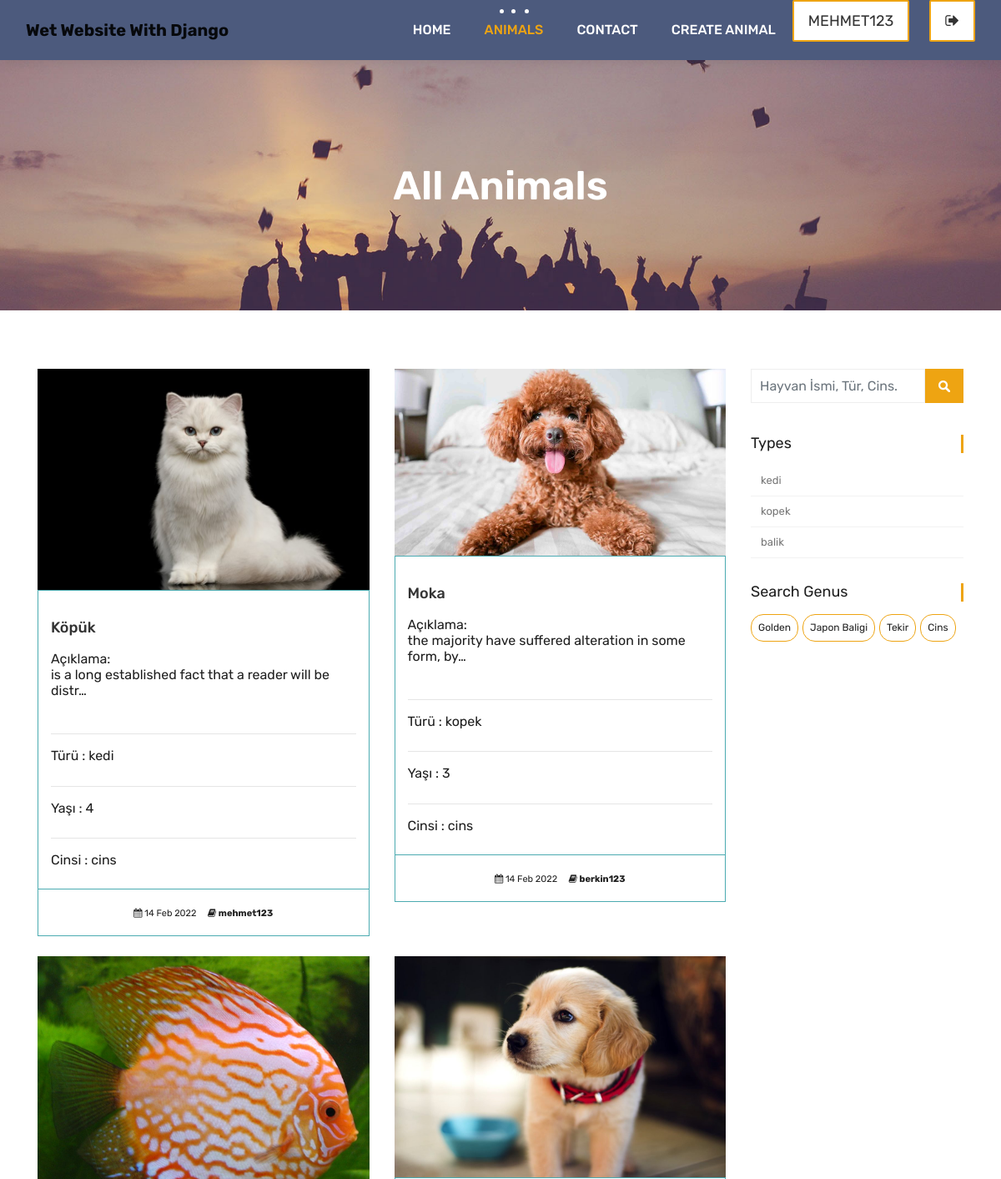
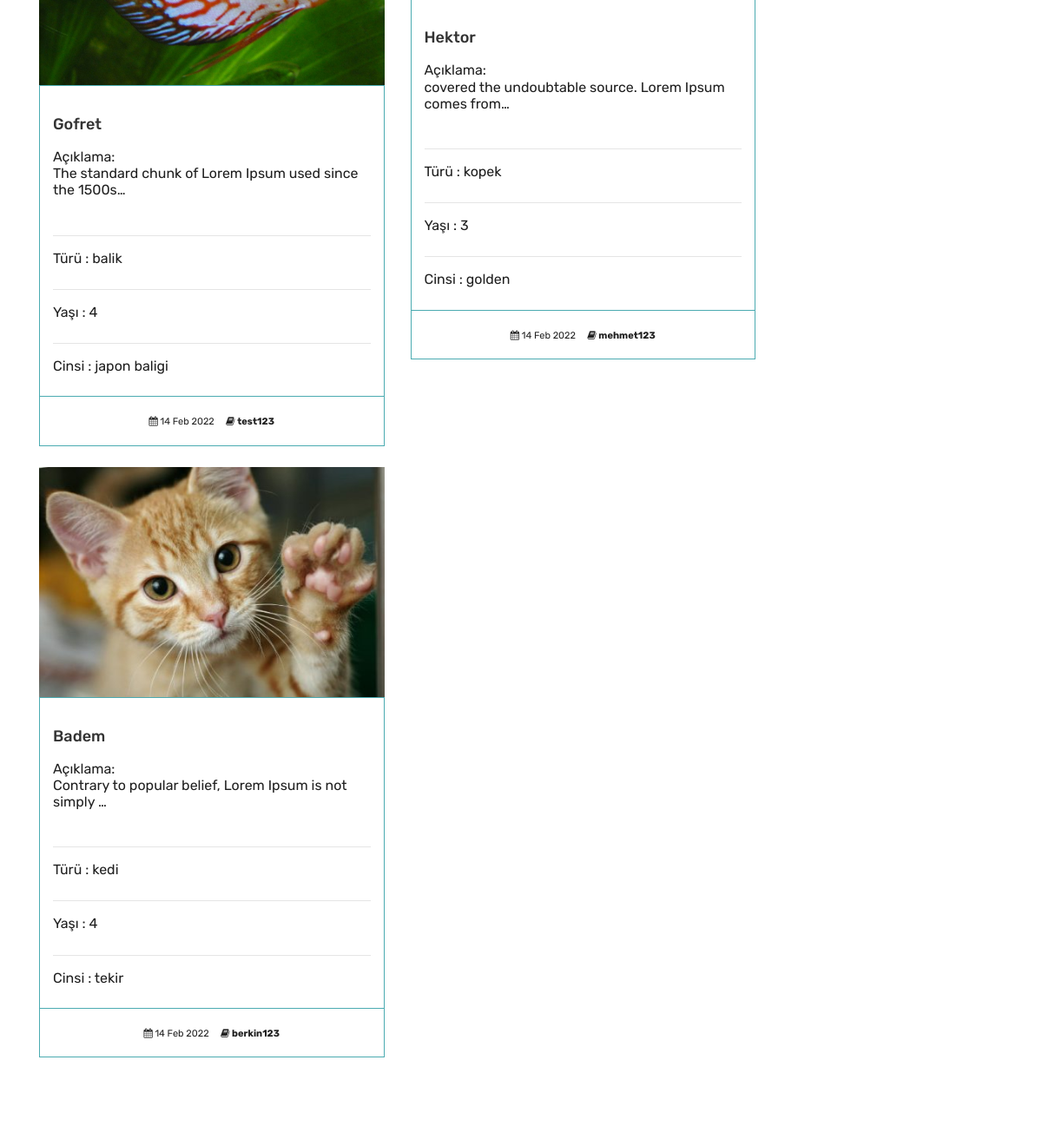
The app's page /animals/ (signed in) with its own data (2 pictures, top to bottom).
### animals/models.py (models this page shows, shortened)
class Animal(models.Model):
    owner = models.ForeignKey(User, on_delete=models.CASCADE, related_name='owner')
    type = models.ForeignKey(Type,on_delete=models.DO_NOTHING, related_name='type')
    genus = models.ForeignKey(Genus,on_delete=models.DO_NOTHING, blank=True, null=True)
    followers = models.ManyToManyField(User, blank=True, related_name='animal_follower')
    name = models.CharField(max_length=50)
    age = models.IntegerField()
    available = models.BooleanField(default=True)
    description = models.TextField(blank=True)
    image = models.ImageField(upload_to="animal/%Y/%m/%d/")
    created = models.DateTimeField(auto_now=True)

class Type(models.Model):
    name = models.CharField(max_length=50, null=True)
    slug = models.SlugField(max_length=50, unique=True, null=True)
    def __str__(self):
        return self.name

class Genus(models.Model):
    name = models.CharField(max_length=50, null=True)
    slug = models.SlugField(max_length=50, unique=True, null=True)
    def __str__(self):
        return self.name

### animals/views.py (the view)
# urls.py: path('', views.animal_list, name = 'animals'),
def animal_list(request, type_slug=None, genus_slug=None):
    type_page = None
    genus_page = None
    types = Type.objects.all()
    genus = Genus.objects.all()
    if type_slug != None:
        type_page = get_object_or_404(Type, slug= type_slug)
        animals = Animal.objects.filter(available = True, type = type_page)
    elif genus_slug != None:
        genus_page = get_object_or_404(Genus, slug= genus_slug)
        animals = Animal.objects.filter(available = True, genus = genus_page)
    else:
        animals = Animal.objects.all().order_by('-created')
    context = {'animals':animals,'types':types,'genus':genus}
    return render(request,'animals.html',context)

### templates/animals.html
{% extends 'partials/_base.html'%}
{% load static %}
{% block content %}
<div class="all-title-box">
	<div class="container text-center">
		<h1>All Animals</h1>
	</div>
</div>
<div id="overviews" class="section wb">
	<div class="container">
		<div class="row">
			<div class="col-lg-9 blog-post-single">
				<div class="row">
					{% for animal in animals %}
					<div class="col-lg-6 col-md-6 col-12 mb-4">
						<div class="course-item">
							<div class="image-blog">
								{% if animal.image %}
								<a href="{% url 'animal_detail' animal.type.slug animal.id %}"><img  src="{{animal.image.url}}" alt="" class="img-fluid"></a>
								{% endif %}
							</div>
							<div class="course-br">
								<div class="course-title">
									<h2><a href="{% url 'animal_detail' animal.type.slug animal.id %}"
											title="">{{animal.name}} </a></h2>
								</div>
								<div class="course-desc">
									<h4> Açıklama: <p>{{animal.description | truncatechars:55}}</p></h4>
									<hr>
									<h4>Türü : {{animal.type}}</h4>
									<hr>
									<h4>Yaşı : {{animal.age}}</h4>
									<hr>
									<h4>Cinsi : {{animal.genus}}</h4>
								</div>
							</div>
							<div class="course-meta-bot">
								<ul>
									<li><i class="fa fa-calendar" aria-hidden="true"></i> {{animal.created|date:'d M Y'}}</li>
									<li><i class="fa fa-book" aria-hidden="true"></i> <a href="{% url 'user_detail' animal.owner.id %}"><strong>{{animal.owner}}</strong></a> </li>
								</ul>
							</div>
						</div>
					</div>
					{% endfor %}
				</div>
			</div>
			<div class="col-lg-3 col-12 right-single">
				<div class="widget-search">
					<div class="site-search-area">
						<form method="get" id="site-searchform" action="{% url 'search' %}">
							<div>
								<input class="input-text form-control" name="search" placeholder="Hayvan İsmi, Tür, Cins."
									type="text">
								<input id="searchsubmit" value="Search" type="submit">
							</div>
						</form>
					</div>
				</div>
				<div class="widget-categories">
					<h3 class="widget-title">Types</h3>
					<ul>
						{% for type in types %}
						<li><a href="{% url 'animals_by_type' type.slug %}">{{type.name}}</a></li>
						{% endfor %}
					</ul>
				</div>
				<div class="widget-tags">
					<h3 class="widget-title">Search Genus</h3>
					<ul class="tags">
						{% for genu in genus %}
						<li><a href="{% url 'animals_by_genus' genu.slug %}">
							{% if genu.slug in request.path %}
							<b>{{genu.name}}</b>
							{% else %}
							{{genu.name}}
						</a></li>
						{% endif %}
						{% endfor %}
					</ul>
				</div>
			</div>
		</div>
	</div>
</div>
{% endblock content %}

### templates/partials/_navbar.html (shortened to what this page needs)
{% load static %}
	<header class="top-navbar">
		<nav class="navbar navbar-expand-lg navbar-light bg-light">
			<div class="container-fluid">
				<a class="navbar-brand" href="{% url 'index' %}">
					<strong>Wet Website With Django</strong>
				</a>
				<div class="collapse navbar-collapse" id="navbars-host">
					<ul class="navbar-nav ml-auto">
						<li class="nav-item {% if '/' == request.path %} active {% endif %}"><a class="nav-link" href="{% url 'index' %}">Home</a></li>
                        <li class="nav-item {% if 'animals' in request.path %} active {% endif %}"><a class="nav-link" href="{% url 'animals' %}">Animals</a></li>
						<li class="nav-item {% if 'contact' in request.path %} active {% endif %}"><a class="nav-link" href="{% url 'contact' %}">Contact</a></li>
					</ul>
					<ul class="nav navbar-nav navbar-right">
						{% if user.is_authenticated %}
						<li class="nav-item {% if 'create_animal' in request.path %} active {% endif %}"><a class="nav-link" href="{% url 'create_animal' %}">Create Animal</a></li>
						<li><a class="hover-btn-new log orange mr-4" href="{% url 'dashboard' %}"><span>{{request.user.username}}</span></a></li>
						<li><a class="hover-btn-new log orange" href="javascript:{document.getElementById('logout').submit()}" ><span><i class="fa fa-sign-out"></i></span></a>
						</li>
						{% else %}
                        <li><a class="hover-btn-new log orange mr-2" href="{% url 'login' %}" ><span><i class="fa fa-sign-in"></i></span></a></li>
						<li><a class="hover-btn-new log orange" href="{% url 'register' %}" ><span><i class="fa fa-user-plus"></i></span></a></li>
						{% endif %}
					</ul>
				</div>
			</div>
		</nav>
	</header>

### records on screen
Animal: image (picture), name "Köpük", description "is a long established fact that a reader will be distr…", type "kedi", age "4", genus "cins", created "14 Feb 2022", owner "mehmet123"
Animal: image (picture), name "Moka", description "the majority have suffered alteration in some form, by…", type "kopek", age "3", genus "cins", created "14 Feb 2022", owner "berkin123"
Animal: image (picture), name "Gofret", description "The standard chunk of Lorem Ipsum used since the 1500s…", type "balik", age "4", genus "japon baligi", created "14 Feb 2022", owner "test123"
Animal: image (picture), name "Hektor", description "covered the undoubtable source. Lorem Ipsum comes from…", type "kopek", age "3", genus "golden", created "14 Feb 2022", owner "mehmet123"
Animal: image (picture), name "Badem", description "Contrary to popular belief, Lorem Ipsum is not simply …", type "kedi", age "4", genus "tekir", created "14 Feb 2022", owner "berkin123"
Type: name "kedi"
Type: name "kopek"
Type: name "balik"
Genus: name "Golden"
Genus: name "Japon Baligi"
Genus: name "Tekir"
Genus: name "Cins"

### other values on screen
{{ request.user.username }} "MEHMET123"
